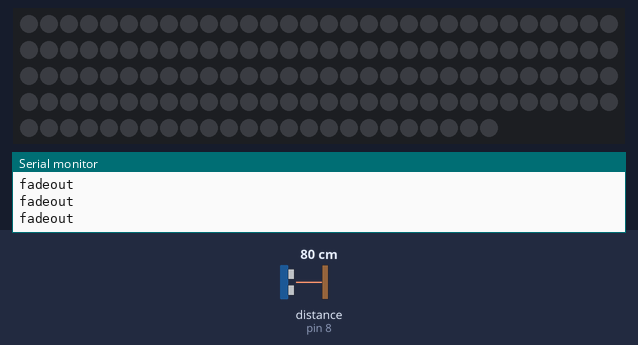
This sketch was run on a simulated Arduino Uno, built with avr-gcc and run on an emulated ATmega328P. On the bench: 144 RGB LEDs in strip order, left to right, continuing on the next row, the last lines printed to the serial monitor. Inputs (shaded band) come from the test bench; at power-on: distance to the obstacle (sensor on pin 8) 80 cm. The echo pulse lasts 58.3 µs per cm; dim RGB values are drawn brighter than linear.

Above: at 1.2 s.
1.3 s: distance to the obstacle (sensor on pin 8) set to 2 cm
At 2.43 s:
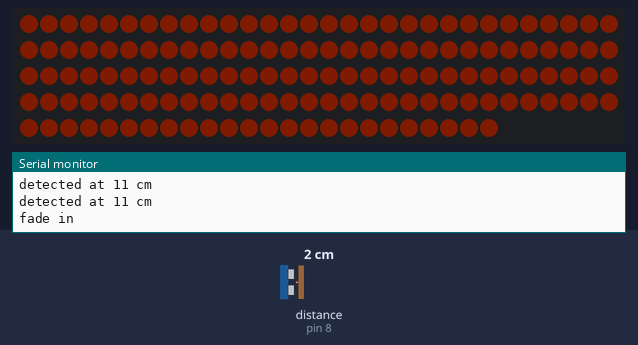
At 9.2 s:
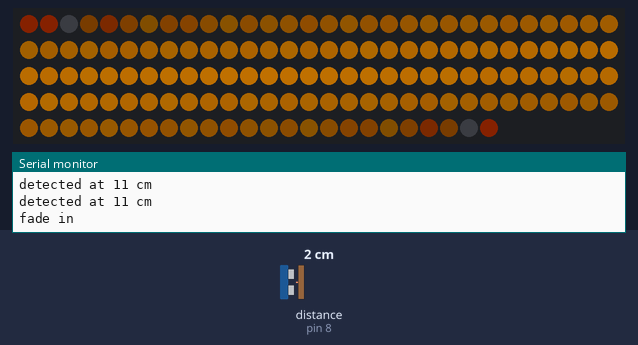

Measured:
- after the input at 1.3 s, the LEDs: first change after 0.44 s (image 1 shows a later state)

The sketch:

color_led_strip_bright_fast_slow_decay.ino
```cpp
#include <NewPing.h>

#include <Adafruit_NeoPixel.h>

#ifdef __AVR__
#include <avr/power.h>
#endif

#define PIN 10
#define NUMLEDS 144
#define CENTRE NUMLEDS/2
#define WAIT 50
#define BRIGHTNESS 85
#define TIMEOUT 500

//ultrasound pins
#define TRIGGER_PIN  9  // Arduino pin tied to trigger pin on the ultrasonic sensor.
#define ECHO_PIN     8  // Arduino pin tied to echo pin on the ultrasonic sensor.
#define MAX_DISTANCE 100 // Maximum distance we want to ping for (in centimeters). Maximum sensor distance is rated at 400-500cm. This is the distance at which the sensor will activate the function.

Adafruit_NeoPixel strip = Adafruit_NeoPixel(NUMLEDS, PIN, NEO_GRB + NEO_KHZ800);
NewPing sonar(TRIGGER_PIN, ECHO_PIN, MAX_DISTANCE); // NewPing setup of pins and maximum distance.

uint32_t off = strip.Color(0, 0, 0);
uint32_t orange = strip.Color(25, 8, 0);
uint8_t yellow []  {255, 150, 0};

bool isRampingUp = false;
unsigned int brightness = 0;
unsigned int radius = 0;
unsigned long lastDetected = 0;

void setup() {
  Serial.begin(115200);
  strip.setBrightness(BRIGHTNESS);
  strip.begin();
  setBackground(off);
  strip.show(); // Initialize all pixels to 'off'
}

void loop() {

  setBackground( off );


  if (detected()) { //block the loop while fading in

    fadein();

  }

  fade();//likewise
  delay(100);
}

void log(String s) {
  Serial.print(s + "\r\n");
}

bool detected() {

  //debounce. The unit sometimes hallucinates
  int detections = 0;

  for (int i = 0; i < 5; i++) {
    int distance = sonar.ping();
    bool detected = distance > 3 && distance < 2000;

    if (detected) {
      Serial.print("detected at ");
      Serial.print(distance / 10);
      Serial.print(" cm\r\n");
      lastDetected = millis();
      detections ++;
      delay(50);
    }
  }

  return detections > 1;
}

boolean timerExpired() {
  bool result = millis() - lastDetected > TIMEOUT;
  if (result) {
    log("timer expired");
  }
  return result;
}

void fadein() {
  log("fade in");
  isRampingUp = true;
  for (; brightness < BRIGHTNESS; brightness++) {
    setBackground(orange);
    strip.setBrightness(brightness);
    strip.show();
    delay(5);
  }
  for (; radius < NUMLEDS; radius++) {
    setBackground(orange);
    setBlur(CENTRE, radius / 2, yellow);
    strip.show();
    delay(25);
  }
  delay(5000);
  isRampingUp = false;
}


void fade() {

  log("fadeout");

  for (; brightness > 0; brightness--) {

    for (; radius > 0; radius--) {

      if (detected()) {
        fadein();
        return;
      }

      setBackground(orange);
      setBlur(CENTRE, radius / 2, yellow);
      strip.show();
      delay(200);

    }

    if (detected()) {
      fadein();
      return;
    }

    setBackground(orange);
    strip.setBrightness(brightness);
    strip.show();
    delay(100);

  }

}

void setBlur(uint16_t center, uint16_t radius, uint8_t grb[]) {

  uint8_t colors[3];
  uint32_t color;

  for (int i = 0; i < radius; i++) {

    float r = (float) (radius);
    float intensity = (1 - ( i / r));

    colors[0] = grb[0] * intensity;
    colors[1] = grb[1] * intensity;
    colors[2] = grb[2] * intensity;
    color = strip.Color(colors[0], colors[1], colors[2]);

    setLed(center + i, color);
    setLed(center - i, color);
  }
}

void setBackground(uint32_t color) {
  for (uint16_t i = 0; i < strip.numPixels(); i++) {
    strip.setPixelColor(i, color);
  }
}

void setLed(int pos, uint32_t color) {
  pos %= NUMLEDS;
  strip.setPixelColor(pos, color);
}
```
